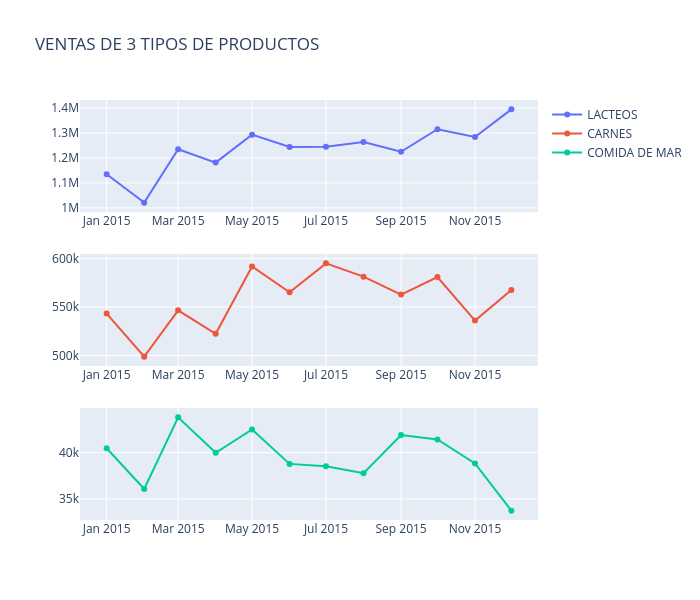

Notebook code for this chart:
### Code cell
fig = make_subplots(rows = 3, cols = 1)

fig.append_trace(
    go.Scatter(
        x = df.index.values,
        y = df['DAIRY'],
        name = 'LACTEOS'
    ), row = 1, col = 1
)

fig.append_trace(
    go.Scatter(
        x = df.index.values,
        y = df['MEATS'],
        name = 'CARNES'
    ), row = 2, col = 1
)

fig.append_trace(
    go.Scatter(
        x = df.index.values,
        y = df['SEAFOOD'],
        name = 'COMIDA DE MAR'
    ), row = 3, col = 1
)

fig.update_layout(
    height = 600,
    width = 700,
    title_text = 'VENTAS DE 3 TIPOS DE PRODUCTOS'
)

fig.show()

### Figure 1 — Plotly figure (JSON) as saved in the notebook; plotly's stock layout.template omitted (floating-point values rounded to 4 significant figures)
{"data": [{"name": "LACTEOS", "type": "scatter", "x": ["2015-01", "2015-02", "2015-03", "2015-04", "2015-05", "2015-06", "2015-07", "2015-08", "2015-09", "2015-10", "2015-11", "2015-12"], "xaxis": "x", "y": [1134521, 1020747, 1234851, 1181180, 1293308, 1243588, 1244815, 1263428, 1224619, 1314827, 1283672, 1394582], "yaxis": "y"}, {"name": "CARNES", "type": "scatter", "x": ["2015-01", "2015-02", "2015-03", "2015-04", "2015-05", "2015-06", "2015-07", "2015-08", "2015-09", "2015-10", "2015-11", "2015-12"], "xaxis": "x2", "y": [543100.0, 498700.0, 546500.0, 522300.0, 591700.0, 565000.0, 594900.0, 581200.0, 562700.0, 580800.0, 535900.0, 567400.0], "yaxis": "y2"}, {"name": "COMIDA DE MAR", "type": "scatter", "x": ["2015-01", "2015-02", "2015-03", "2015-04", "2015-05", "2015-06", "2015-07", "2015-08", "2015-09", "2015-10", "2015-11", "2015-12"], "xaxis": "x3", "y": [40470.0, 36070.0, 43810.0, 39980.0, 42510.0, 38780.0, 38540.0, 37770.0, 41910.0, 41420.0, 38820.0, 33730.0], "yaxis": "y3"}], "layout": {"height": 600, "title": {"text": "VENTAS DE 3 TIPOS DE PRODUCTOS"}, "width": 700, "xaxis": {"anchor": "y", "domain": [0, 1]}, "xaxis2": {"anchor": "y2", "domain": [0, 1]}, "xaxis3": {"anchor": "y3", "domain": [0, 1]}, "yaxis": {"anchor": "x", "domain": [0.7333, 1]}, "yaxis2": {"anchor": "x2", "domain": [0.3667, 0.6333]}, "yaxis3": {"anchor": "x3", "domain": [0, 0.2667]}}}
